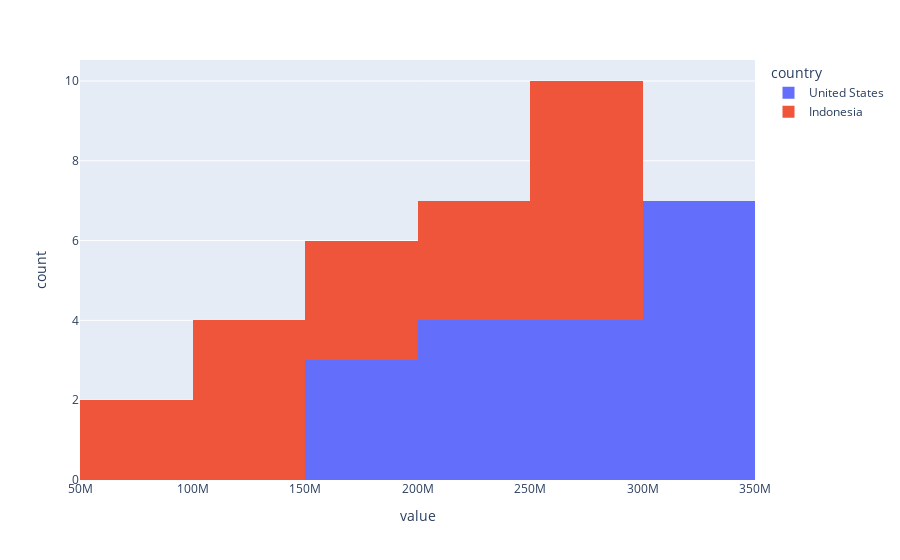

Notebook source saved alongside this figure:
### Markdown cell above
# Histogram

### Code cell
df_pivot[['United States', 'Indonesia']].plot(kind='hist',
                                bins=3)

### Figure 1 — Plotly figure (JSON) as saved in the notebook; plotly's stock layout.template omitted (floating-point values rounded to 4 significant figures)
{"data": [{"bingroup": "x", "hovertemplate": "country=United States<br>value=%{x}<br>count=%{y}<extra></extra>", "legendgroup": "United States", "marker": {"color": "#636efa", "pattern": {"shape": ""}}, "name": "United States", "orientation": "v", "showlegend": true, "type": "histogram", "x": [171700000.0, 186700000.0, 199700000.0, 209500000.0, 219100000.0, 229500000.0, 240500000.0, 252100000.0, 265200000.0, 281700000.0, 295000000.0, 309000000.0, 320900000.0, 323000000.0, 325100000.0, 327100000.0, 329100000.0, 331000000.0], "xaxis": "x", "yaxis": "y"}, {"bingroup": "x", "hovertemplate": "country=Indonesia<br>value=%{x}<br>count=%{y}<extra></extra>", "legendgroup": "Indonesia", "marker": {"color": "#EF553B", "pattern": {"shape": ""}}, "name": "Indonesia", "orientation": "v", "showlegend": true, "type": "histogram", "x": [77270000.0, 87750000.0, 100300000.0, 114800000.0, 130700000.0, 147400000.0, 165000000.0, 181400000.0, 196900000.0, 211500000.0, 226300000.0, 241800000.0, 258400000.0, 261600000.0, 264700000.0, 267700000.0, 270600000.0, 273500000.0], "xaxis": "x", "yaxis": "y"}], "layout": {"barmode": "relative", "legend": {"title": {"text": "country"}, "tracegroupgap": 0}, "margin": {"t": 60}, "xaxis": {"anchor": "y", "domain": [0, 1], "title": {"text": "value"}}, "yaxis": {"anchor": "x", "domain": [0, 1], "title": {"text": "count"}}}}
